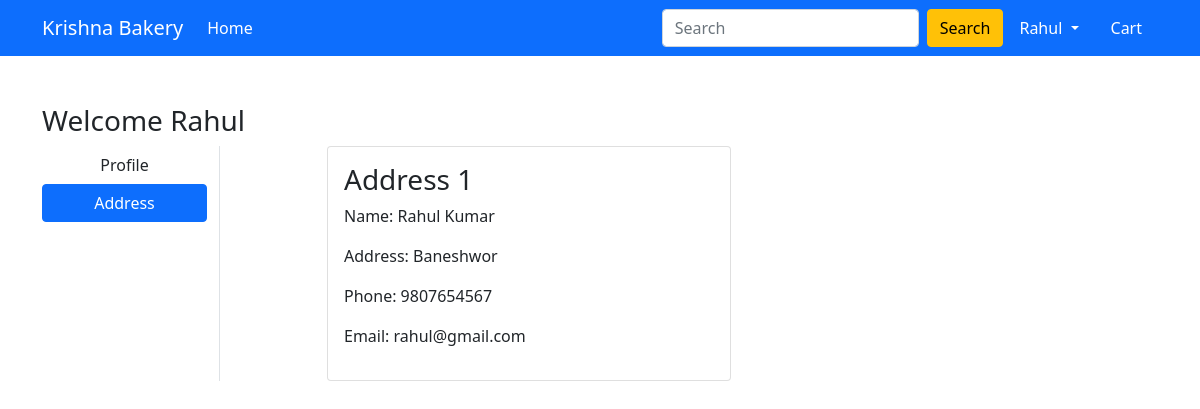
The page /address/ (signed in) on the database its author committed.
### bakery/models.py (models this page shows, shortened)
class Customer(models.Model):
    user = models.ForeignKey(
        User, on_delete=models.CASCADE, blank=True, null=True)
    name = models.CharField(max_length=200)
    address = models.CharField(max_length=200, blank=True, null=True)
    phone = models.TextField(blank=True, null=True, max_length=10)
    email = models.EmailField(blank=True, null=True)
    id = models.UUIDField(default=uuid.uuid4, unique=True,
                          primary_key=True, editable=False)

### bakery/views.py (the view)
# urls.py: path('address/', views.address, name='address'),
@login_required
def address(request):
    add = Customer.objects.filter(user=request.user)
    return render(request, 'app/address.html', {'add': add, 'active': 'btn-primary'})

### bakery/templates/app/address.html (shortened to what this page needs)
{% extends 'app/base.html' %}
{% load static %}
{% block main-content %}
<div class="container my-5">
    <div class="row">
        <h3>Welcome <span class="text-capitalize">{{request.user}}</span></h3>
        <div class="col-sm-2 border-end">
            <ul class="list-unstyled">
                <li class="d-grid"><a href="{% url 'profile' %}" class="btn">Profile</a></li>
                <li class="d-grid"><a href="{% url 'address' %}" class="btn {{active}}">Address</a></li>
            </ul>
        </div>
        <div class="col-sm-9 offset-sm-1">
            <div class="row">
                {% for ad in add %}
                <div class="col-sm-6">
                    <div class="card">
                        <div class="card-body">
                            <h3>Address {{forloop.counter}}</h3>
                            <p>Name: {{ad.name}}</p>
                            <p>Address: {{ad.address}}</p>
                            <p>Phone: {{ad.phone}}</p>
                            <p>Email: {{ad.email}}</p>
                        </div>
                    </div>
                </div>
                {% endfor %}
            </div>
        </div>
    </div>
</div>
{% endblock main-content %}

### bakery/templates/app/base.html (shortened to what this page needs)
<!doctype html>
{% load static %}
<html lang="en">
<head>
  <link href="https://cdn.jsdelivr.net/npm/bootstrap@5.0.0-beta1/dist/css/bootstrap.min.css" rel="stylesheet"
>
  <link rel="stylesheet" href="{% static 'app/css/owl.carousel.min.css' %}">
  <link rel="stylesheet" href="{% static 'app/css/all.min.css' %}">
  <link rel="stylesheet" href="{% static 'app/css/style.css' %}">
</head>
<body>
  <nav class="navbar navbar-expand-lg navbar-dark bg-primary">
    <div class="container">
      <a class="navbar-brand" href="/">Krishna Bakery</a>
      <div class="collapse navbar-collapse" id="navbarSupportedContent">
        <ul class="navbar-nav me-auto mb-2 mb-lg-0">
          <li class="nav-item">
            <a class="nav-link active" aria-current="page" href="/">Home</a>
          </li>
        </ul>
        <form action="{% url 'home' %}" method="get" class="d-flex">
          <input class="form-control me-2" type="search" placeholder="Search" aria-label="Search" name="search_query"
            value="{{search_query}}">
          <button class="btn btn-warning" type="submit">Search</button>
        </form>
        <div>
          <ul class="navbar-nav me-auto mb-2 mb-lg-0">
            {% if request.user.is_authenticated %}
            <li class="nav-item dropdown mx-2">
              <a class="nav-link dropdown-toggle text-white" href="#" id="profileDropdown" role="button"
                data-bs-toggle="dropdown" aria-expanded="false">
                {{request.user.username|capfirst}}
              </a>
            </li>
            <div>
              <ul class="navbar-nav me-auto mb-2 mb-lg-0">
                <li class="nav-item mx-2">
                  <a href="{% url 'showcart' %}" class="nav-link text-white">
                    Cart </a>
                </li>
                {% endif %}
              </ul>
            </div>
        </div>
      </div>
  </nav>
  {% block main-content %} {% endblock main-content %}
</body>
</html>

### rows shown on the page
Customer: name "Rahul Kumar", address "Baneshwor", phone "9807654567", email "rahul@gmail.com"

### other values the page prints
{{ request.user.username|capfirst }} "Rahul"
{{ request.user }} "Rahul"
